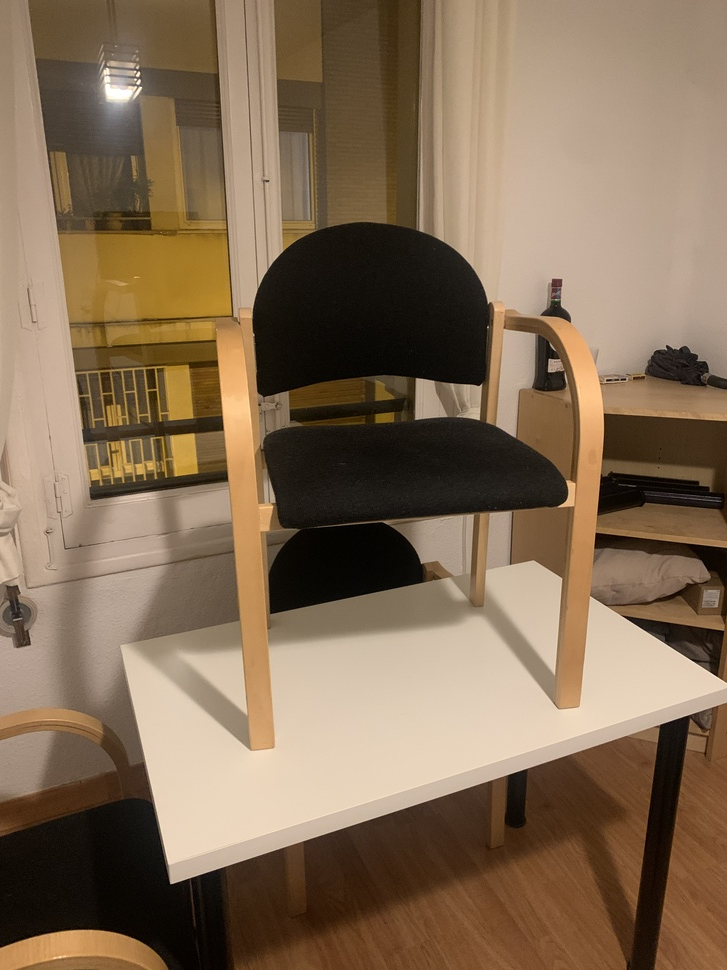
#> input picture Depth_Images/IMG-8614.jpg, 727 x 970 px, shrunk from 3024 x 4032 before the run
$ jupyter execute depth_stereo_images.ipynb   (shell and % lines are left out)
#> lines starting #> are read from the running program, lines starting #| are printed output that depends on the picture
<a href="https://colab.research.google.com/github/josefernandezest98/training/blob/main/Depth_Images/depth_stereo_images.ipynb" target="_parent"></a>

# Depth in Stereo Images

The goal consists of getting a complete depth map from stereo images, using the data collected by the accelerometer and the gyroscope. I would like to do it with epipolar geometry and an own method supplying the SIFT.

## Libraries

[cell 1]
import os
import numpy as np
import cv2 as cv
from matplotlib import pyplot as plt

## Functions

[cell 2]
# function: show image with MatPlotLib
def mostrar_img(image):
    if len(image.shape)==3:
        img2 = image[:,:,::-1]
        plt.imshow(img2)
        plt.show()
    else:
        img2 = image
        plt.imshow(img2,cmap='gray')
        plt.show()

## Image Download

## OpenCV SIFT

[cell 3]
MIN_MATCH_COUNT = 40
img1 = cv.imread('IMG-8614.jpg', cv.IMREAD_GRAYSCALE) # queryImage
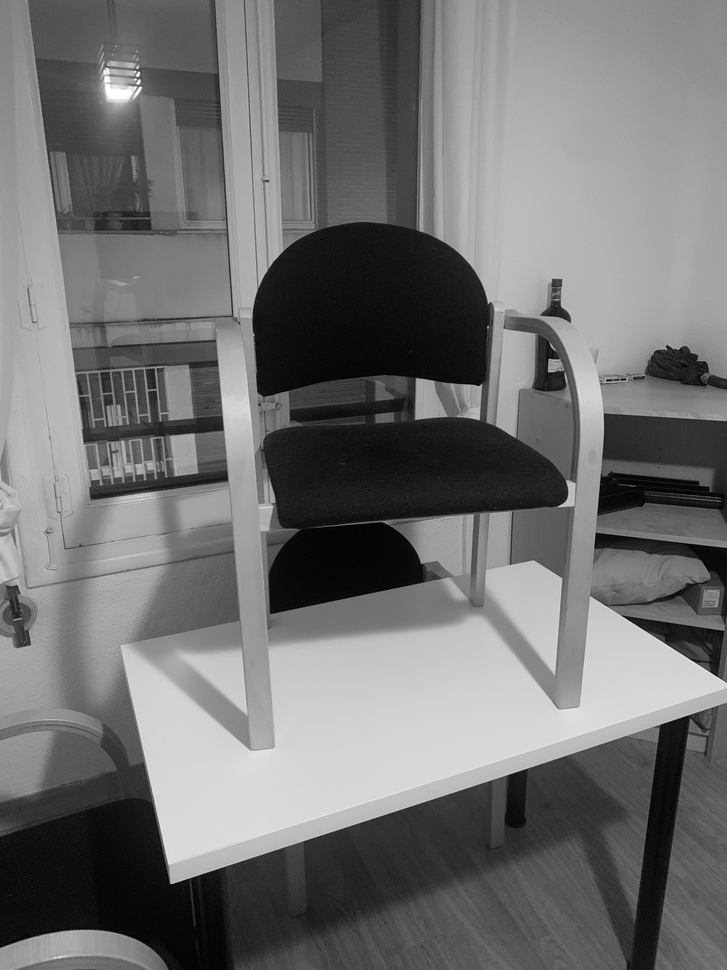
#> img1: shape (970, 727); min 0, max 255, mean 112.9
img2 = cv.imread('IMG-8613.jpg', cv.IMREAD_GRAYSCALE) # trainImage
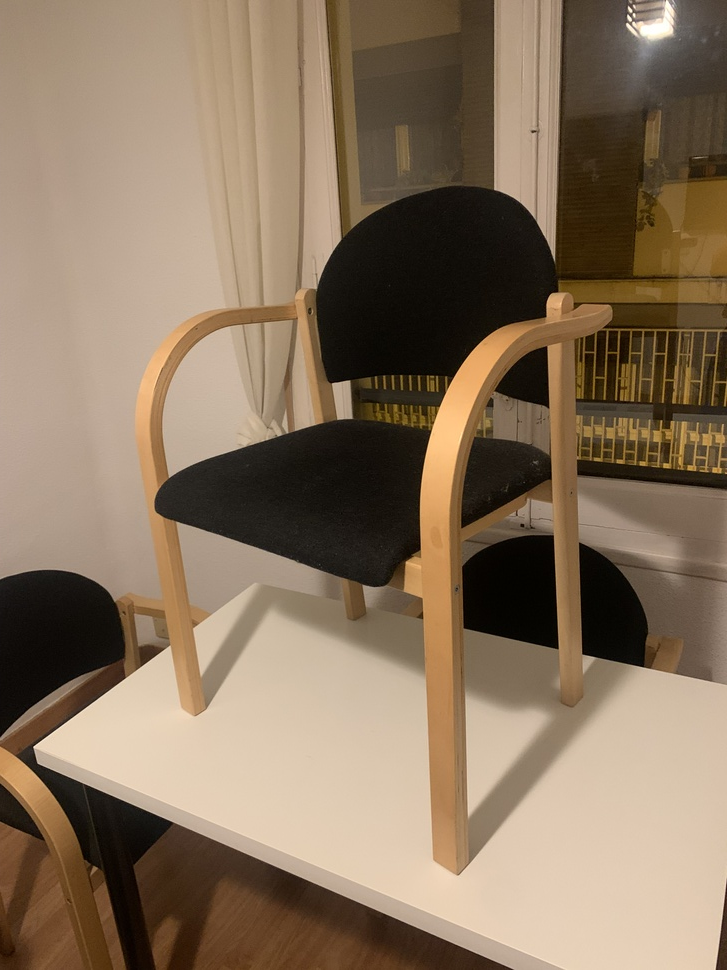
#> input picture Depth_Images/IMG-8613.jpg, 727 x 970 px, shrunk from 3024 x 4032 before the run
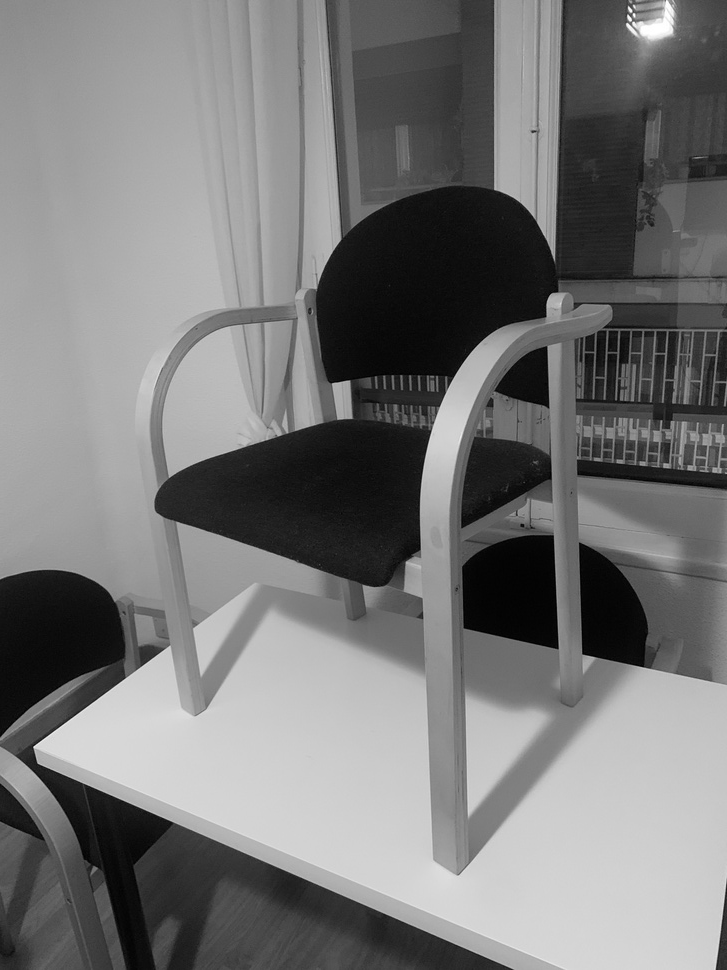
#> img2: shape (970, 727); min 0, max 255, mean 119.7
# Initiate SIFT detector
sift = cv.SIFT_create()
# find the keypoints and descriptors with SIFT
kp1, des1 = sift.detectAndCompute(img1,None)
#> kp1 = 918 keypoints; strongest (x, y, size): (138, 74, 2.5), (213, 811, 84.8), (118, 91, 24.6), (139, 82, 2.6)
kp2, des2 = sift.detectAndCompute(img2,None)
#> kp2 = 853 keypoints; strongest (x, y, size): (630, 10, 2.7), (634, 15, 2), (656, 29, 24.2), (628, 25, 2.4)
FLANN_INDEX_KDTREE = 1
index_params = dict(algorithm = FLANN_INDEX_KDTREE, trees = 5)
search_params = dict(checks = 50)
flann = cv.FlannBasedMatcher(index_params, search_params)
matches = flann.knnMatch(des1,des2,k=2)
#> matches = 918 matches
# store all the good matches as per Lowe's ratio test.
good = []
for m,n in matches:
    if m.distance < 0.7*n.distance:
        good.append(m)
    if  len(good)>MIN_MATCH_COUNT:
        break
#> after the loop, good = 30 matches
print("len "+str(len(good)))
#| len 30
if len(good)>MIN_MATCH_COUNT:
    print("1")
    src_pts = np.float32([ kp1[m.queryIdx].pt for m in good ]).reshape(-1,1,2)
    dst_pts = np.float32([ kp2[m.trainIdx].pt for m in good ]).reshape(-1,1,2)
    M, mask = cv.findHomography(src_pts, dst_pts, cv.RANSAC,5.0)
    #print(M)
    #print("mask")
    #print(mask)
    matchesMask = mask.ravel().tolist()
    print("matchesMask")
    print(matchesMask)
    h,w = img1.shape
    pts = np.float32([ [0,0],[0,h-1],[w-1,h-1],[w-1,0] ]).reshape(-1,1,2)
    print("pts")
    print(pts)
    dst = cv.perspectiveTransform(pts,M)
    print("dst")
    print(dst)
    img2 = cv.polylines(img2,[np.int32(dst)],True,255,1, cv.LINE_AA)
else:
    print( "Not enough matches are found - {}/{}".format(len(good), MIN_MATCH_COUNT) )
#| Not enough matches are found - 30/40
    matchesMask = None

draw_params = dict(matchColor = (0,255,0), # draw matches in green color
                   singlePointColor = None,
                   matchesMask = matchesMask, # draw only inliers
                   flags = 2)
img3 = cv.drawMatches(img1,kp1,img2,kp2,good,None,**draw_params)
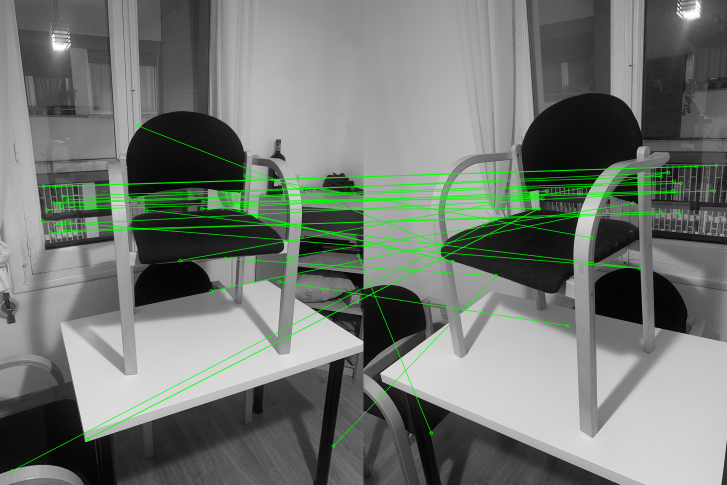
#> img3: shape (970, 1454, 3) (shown at 1/2 size); mean of channels 0, 1, 2 113.6, 120, 113.6; drawn as B, G, R

Plotting matches between both stereo images.

[cell 4]
# Plot matches
plt.imshow(img3, 'gray'),plt.show()

Plotting disparity map, not depth map.

[cell 5]
# Plot disparities
stereo = cv.StereoBM_create(numDisparities=16, blockSize=15)
disparity = stereo.compute(img1,img2)
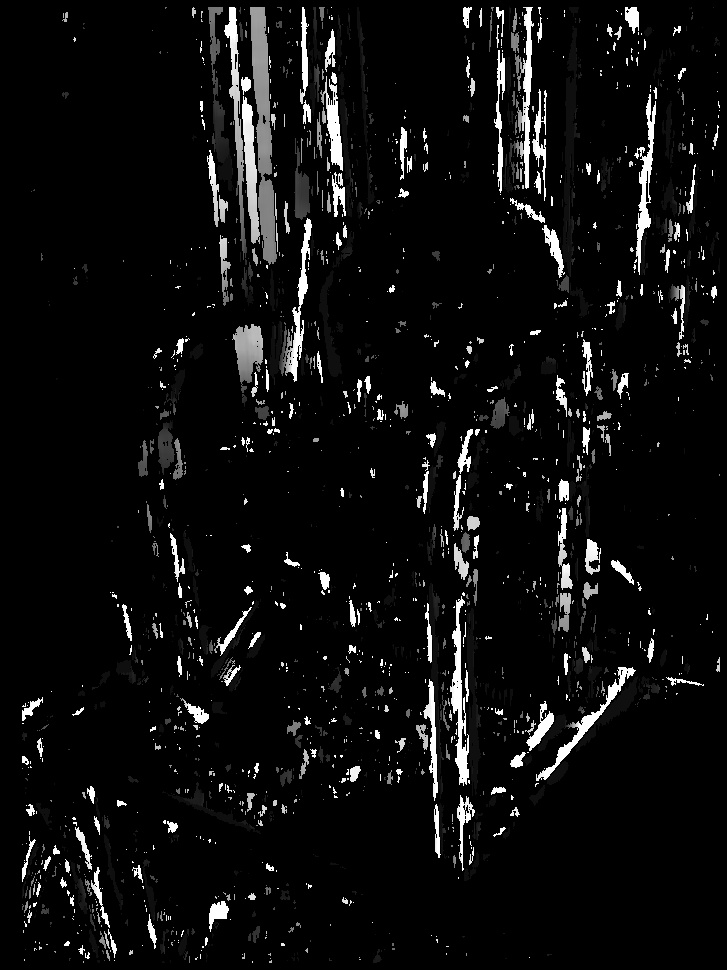
#> disparity: shape (970, 727) int16; min -16, max 240, mean -1.6; drawn with min black and max white
plt.imshow(disparity,'gray')
plt.show()
